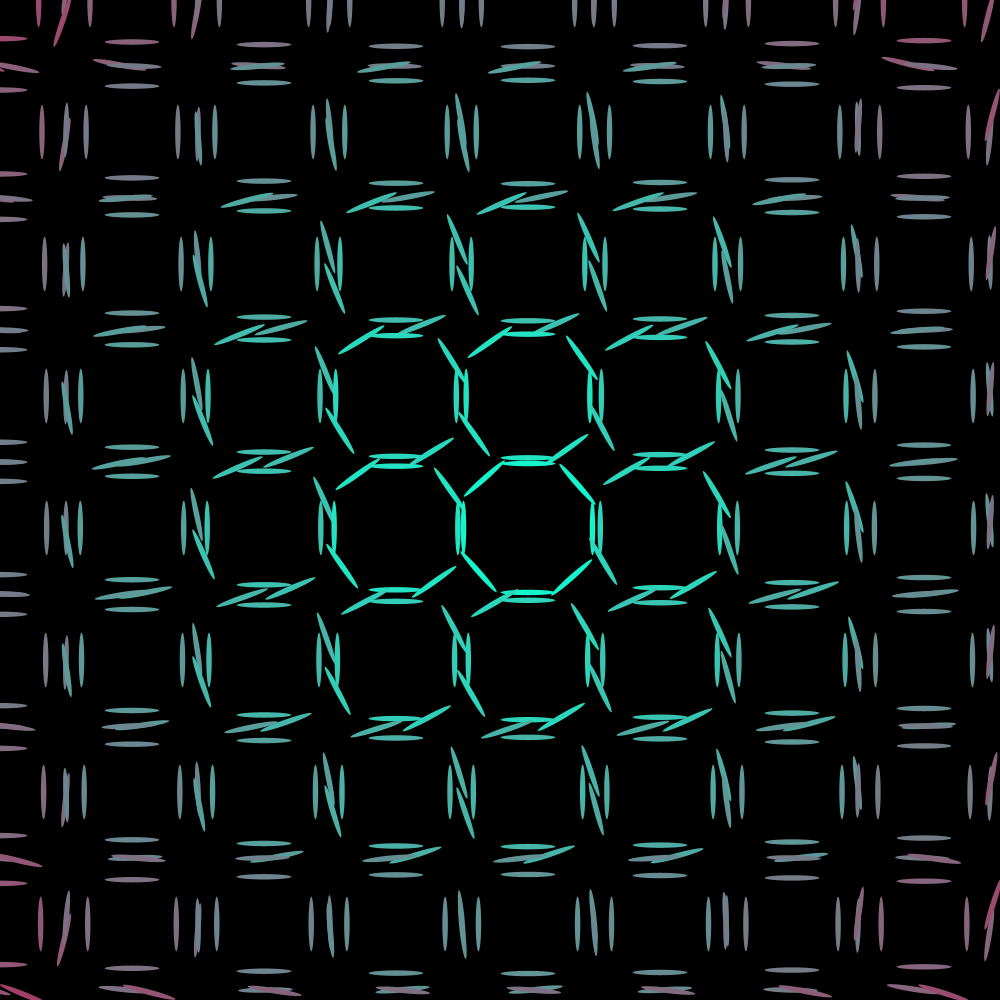
Frame 1 (no input)
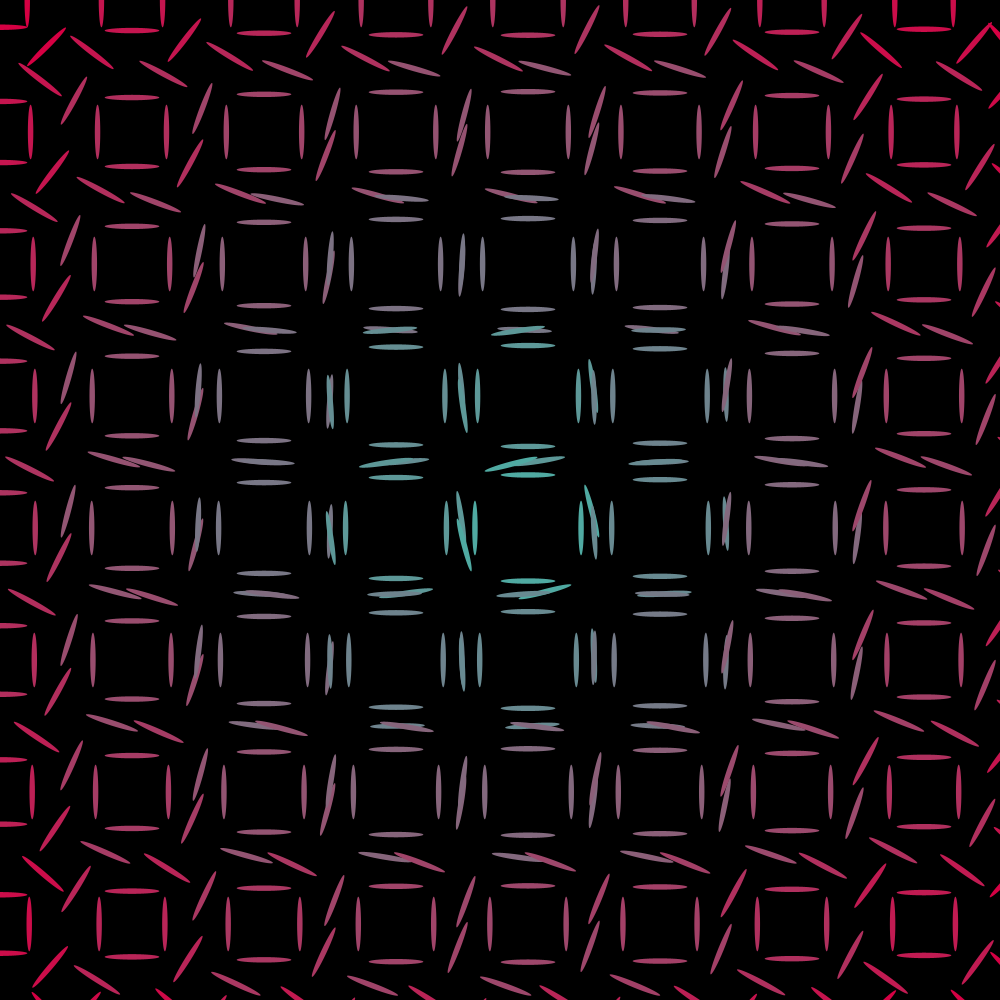
Frame 60 (the mouse pressed at the canvas centre just before this capture)
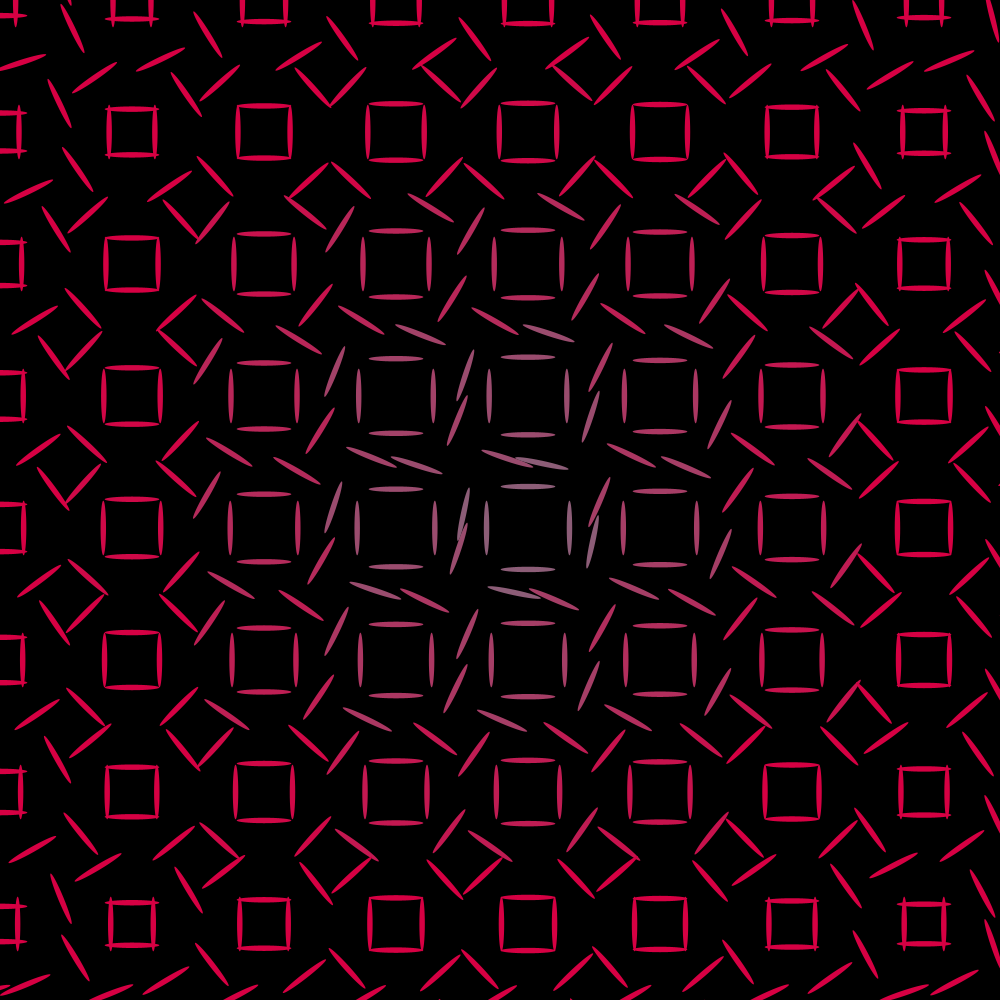
Frame 120 (the mouse held since frame 60 and released just before this capture)

The Processing sketch that drew these frames (run headless with seeded random() and noise(); from frame 60 on, the mouse is pressed at the canvas centre):

// Processing sketch: Octo_Tiled_Distfield
// ── Octo_Tiled_Distfield.pde
boolean displayPoints = false;
int div = 15;
float scl;
float speed = 5;
float shift;

void setup() {
  size(1000, 1000);
  background(0);
  scl = width/div;
}

void draw() {
  background(0);
  float offset = 0;
  for (int x = 0; x < div; x++) {
    
    for (int y = 0; y < div; y++) {
      float d = dist(width/2,height/2,2*scl*x, 2*scl*y);
      module(2*scl*x, 2*scl*y, scl, shift+d);
      //offset += 0.1;
    }
  }
  shift += speed;
  if (shift > width || shift < 0) speed *= -1;
}

void module(float x, float y, float scl, float param) {
  pushMatrix();

  translate(x, y);
  if (displayPoints) {
    strokeWeight(4);
    stroke(255);
    //Origin
    point(0, 0);

    //Inner Square
    point(0, -0.414214*scl);
    point(0, 0.414214*scl);
    point(-0.414214*scl, 0);
    point(0.414214*scl, 0);

    //Outer square
    point(0, -1*scl);
    point(0, 1*scl);
    point(1*scl, 0);
    point(-1*scl, 0);
  }

  edge(0, scl, true, false, param);
  edge(90, scl, true, false, param);
  edge(180, scl, true, false, param);
  edge(270, scl, true, false, param);

  edge(45, scl, false, true, param);
  edge(135, scl, false, true, param);
  edge(225, scl, false, true, param);
  edge(315, scl, false, true, param);
  popMatrix();
}

void edge(float angle, float scl, boolean move, boolean mirror, float param) {
  pushMatrix();
  rotate(radians(angle));
  if (mirror) rotate(map(param, 0, width, 0, PI/2));
  if (move) translate(0, map(param, 0, width, 0, -0.586*scl));

  elline(0, scl*1, 0.828*scl, param);
  popMatrix();
}


void elline(float x, float y, float r, float param) {
  pushMatrix();
  noStroke();
  fill(lerpColor(#0CFFD2, #D60043, map(param, 0, width, 0, 1)));
  translate(x, y);
  ellipse(0, 0, r, r*0.1);
  popMatrix();
}
